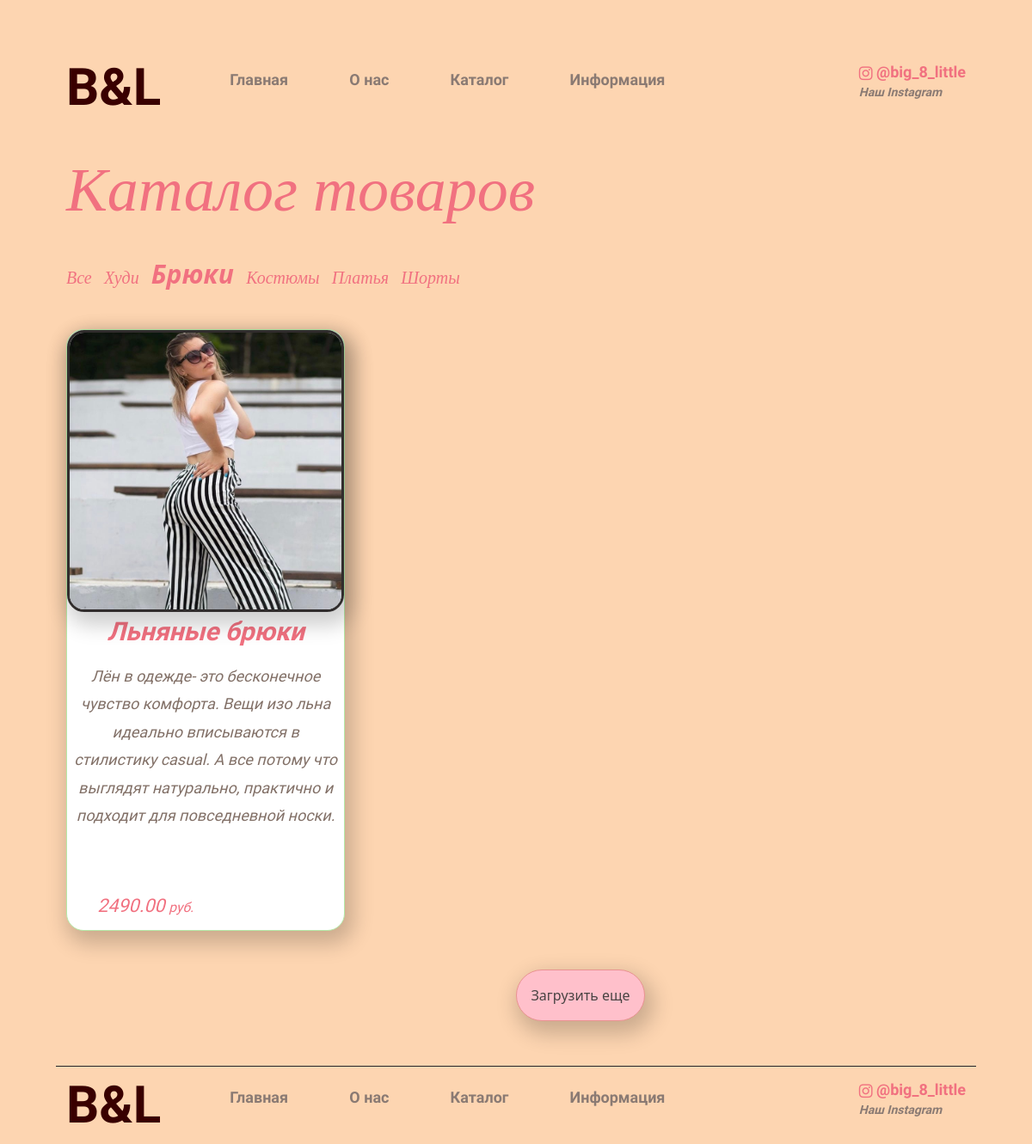
The app's page /products/trousers/ with its own data.
### mainapp/models.py (models this page shows, shortened)
class Category(models.Model):
    name = models.CharField(max_length=255, verbose_name='Наименование категории')
    slug = models.SlugField(unique=True)
    def get_absolute_url(self):
        return reverse('category_detail', kwargs={'category_slug': self.slug})
    class Meta:
        verbose_name = 'Категория'
        verbose_name_plural = 'Категории'

class ImageGallery(models.Model):
    content_type = models.ForeignKey(ContentType, on_delete=models.CASCADE, null=True)
    object_id = models.PositiveIntegerField()
    content_object = GenericForeignKey('content_type', 'object_id')
    image = models.ImageField(upload_to=upload_function, null=True, blank=True)
    is_main = models.BooleanField(default=False)
    class Meta:
        verbose_name = 'Галерея изображений'
        verbose_name_plural = verbose_name

class Product(models.Model):  # каркас продукта
    category = models.ForeignKey(Category, verbose_name='Категория', on_delete=models.CASCADE)
    title = models.CharField(max_length=255, verbose_name='Наименование')
    slug = models.SlugField(unique=True)
    description = models.TextField(verbose_name='Описание', null=True)
    price = models.DecimalField(max_digits=9, decimal_places=2, verbose_name='Цена')
    def get_absolute_url(self):
        return reverse('product_detail', kwargs={'category_slug': self.category.slug, 'product_slug': self.slug})
    class Meta:
        verbose_name = 'Товар'
        verbose_name_plural = 'Товары'

### mainapp/views.py (the view)
# urls.py: path('products/<str:category_slug>/', CategoryDetail, name='category_detail'),
def CategoryDetail(request, category_slug):
    categories = Category.objects.all()
    category = get_object_or_404(Category, slug=category_slug)
    products = Product.objects.filter(category__slug=category_slug)
    images = ImageGallery.objects.all()
    return render(request, 'category_detail.html', locals())

### mainapp/templates/category_detail.html
{% extends 'catalog.html' %}

### mainapp/templates/catalog.html (shortened to what this page needs)
{% extends 'base.html' %}
{% load static %}
{% block link-css %}
<link rel="stylesheet" href="{% static 'shop/css/base.css' %}">
<link rel="stylesheet" href="{% static 'shop/css/catalog.css' %}">
{% endblock %}
{% block main-content %}
<main class="container">
    <h1 class="name-wrapper">
        Каталог товаров
    </h1>
    <div class="list">
        <div class="categories">
            <ul>
                <li class="category-list"><a href="{%url 'product_list'%}" class="category-name ">Все</a></li>
                {% for category in categories %}
                <li class="category-list"><a href="{{category.get_absolute_url}}" class="category-name">{{category.name}}</a>
                </li>
                {%endfor%}
            </ul>
        </div>
        <div class="content">
            <ul class="product-list">
                {% for product in products %}
                <li class="products">
                    {% for img in images %}
                    {% if img.object_id == product.id and img.is_main %}
                    <div class="product-photo"><img src="{{img.image.url}}" alt="priv" class="prd-img"></div>
                    {% endif %}
                    {% endfor %}
                    <div class="text-product">
                        <p class="prd-name"><a href="{{product.get_absolute_url}}" class="product-name">{{product.title}}</a>
                        </p>
                        <p class="product-description">{{product.description }}</p>
                        <p class="product-price"><big>{{product.price}}</big> <small>руб.</small></p>
                    </div>
                </li>
                {% endfor%}
            </ul>
            <div class="loading">
                <button class="load-more-class" id="load-more"><a href="">Загрузить еще</a></button>
            </div>
        </div>
    </div>
</main>
{% endblock %}

### static_dev/shop/css/base.css (style rules this page uses)
.container { width: 1170px; margin: 0 auto; z-index: 0; }
.content { display: flex; }
.content p { color: #827067; font-family: 'Exo 2', sans-serif; font-style: italic; font-weight: 200; font-size: 20px; line-height: 1.8em; text-indent: 1.4em; text-align: justify; }
@media screen and (max-width: 1400px) { .content p { font-size: 19px; } }
@media screen and (max-width: 1200px) { .container { width: 1070px; } }
@media screen and (max-width: 1200px) { .content p { font-size: 18px; } }

### static_dev/shop/css/catalog.css (style rules this page uses)
body { background: #fdd5b1; }
.name-wrapper { font-family: "Times New Roman"; color: #f17180; font-style: italic; font-size: 72px; text-align: left; margin: 3% 0 3% 0; }
.categories { display: flex; width: 100%; margin: 2% 0 2% 0; }
.categories ul { margin: 0; padding: 0; }
.categories li { display: inline-block; margin-right: 10px; transition: .4s ease-out; }
.category-name { font-family: "Times New Roman"; display: block; font-style: italic; color: #f17180; font-size: 20px; text-decoration: none; transition-duration: 0.3s; }
.active-category { color: #f17180; font-weight: bold; font-size: 30px; font-style: italic; text-decoration: none; }
.content { display: flex; position: relative; }
.product-list { display: flex; width: 100%; flex-wrap: wrap; padding: 0; margin-bottom: 10%; }
.products { position: relative; display: block; width: 31%; border: 1px solid #b5e9a7; border-radius: 20px; background: #fff; margin: 2% 2% 5% 0; height: 700px; box-shadow: 5px 10px 25px 5px rgb(0 0 0 / 20%); }
.product-photo { position: relative; padding-bottom: 100%; overflow: hidden; box-shadow: 5px 10px 25px 5px rgb(0 0 0 / 20%); border: 3px solid #312d2d; border-radius: 20px; margin: 0; transition: transform .4s ease-out; }
.prd-img { position: absolute; top: 0; bottom: 0; left: 0; right: 0; max-width: 105%; max-height: 105%; margin: auto; border-radius: 15px; }
.text-product { margin-top: 2%; }
.prd-name { text-indent: 0 !important; text-align: center !important; }
.product-name { font-size: 30px; text-decoration: none; color: #f17180; font-style: italic; font-weight: bold; margin: 0; transition-duration: 0.3s; }
.product-description { text-indent: 0 !important; text-align: center !important; font-size: 12px; font-style: italic; color: #7a6a6a; margin: 5px; }
.product-price { margin: 10px 0 10px 10px; position: absolute; left: 0; right: 0; bottom: 0; text-align: center; color: #f17180 !important; font-size: 20px; }
.loading { position: absolute; bottom: 0; margin: 5% 50%; }
.load-more-class { display: block; background-color: pink; width: 150px; height: 60px; box-shadow: 5px 10px 25px 5px rgb(0 0 0 / 20%); border: 1px solid #ea9292; border-radius: 30px; }
.load-more-class a { text-decoration: none; color: #484343; transition: .4s ease-out; }

### records on screen
Category: name "Худи"
Category: name "Брюки"
Category: name "Костюмы"
Category: name "Платья"
Category: name "Шорты"
Product: title "Льняные брюки", description "Лён в одежде- это бесконечное чувство комфорта. Вещи изо льна идеально вписываются в стилистику casual. А все потому что выглядят натурально, практично и подходит для повседневной носки.", price "2490.00"
ImageGallery: image (picture)
